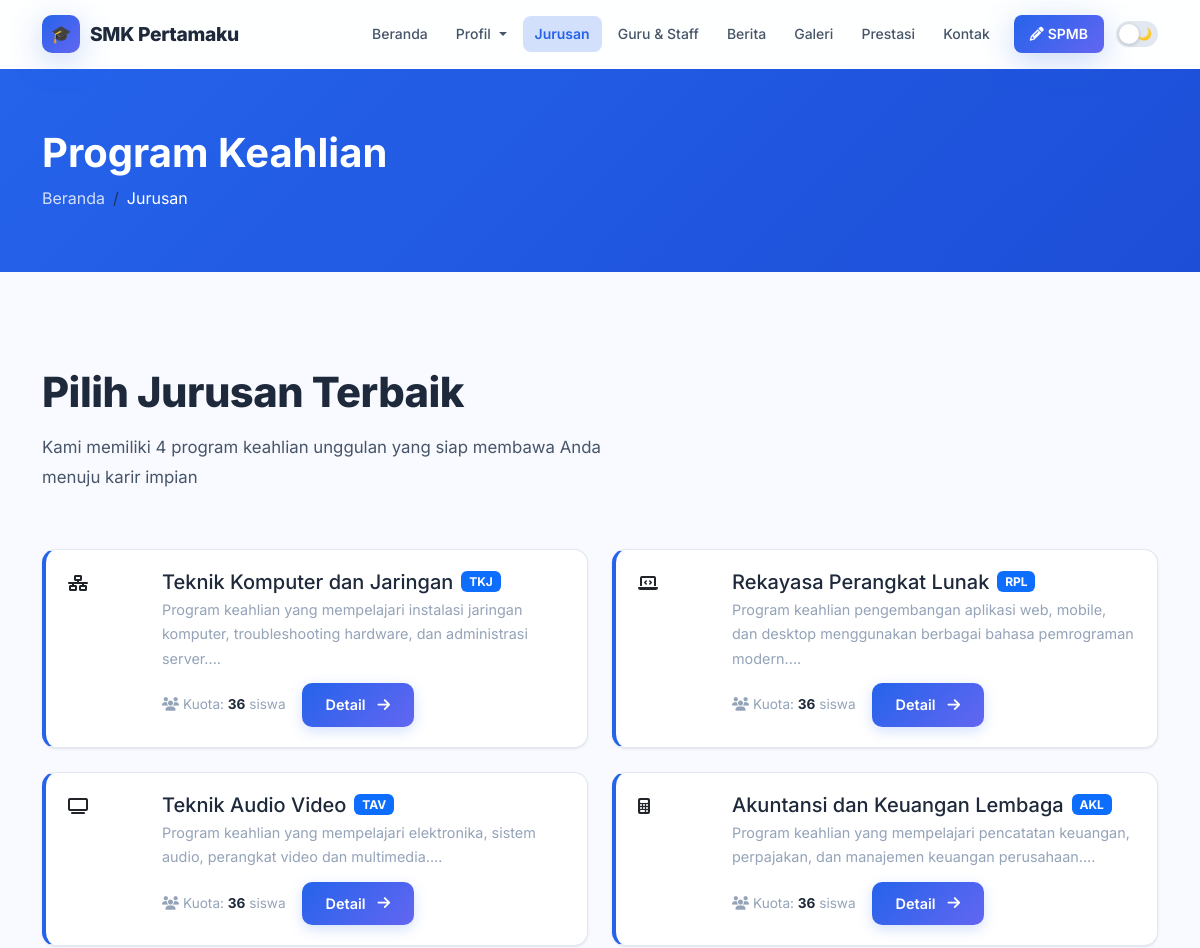
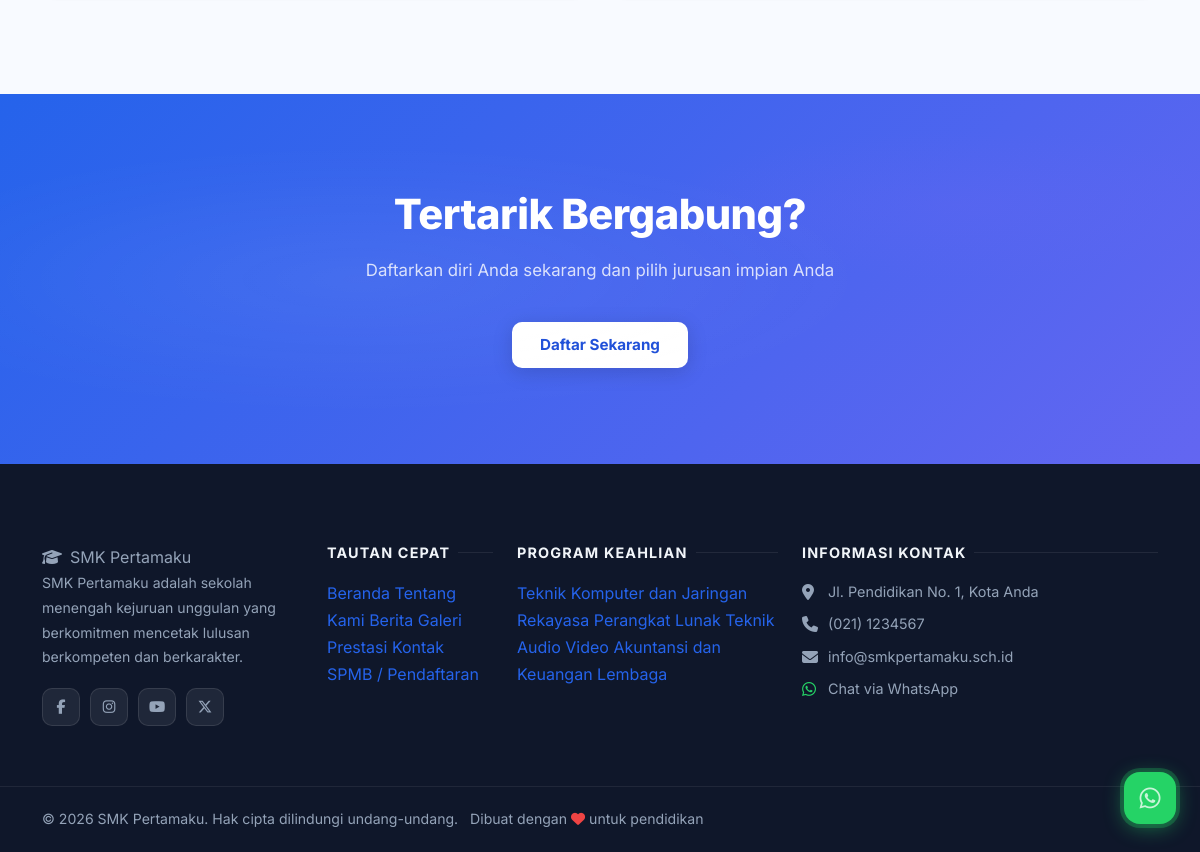
Screenshot of /jurusan with the database file from the repository (2 pictures, top to bottom).
### tables this page shows
CREATE TABLE IF NOT EXISTS `programs` (
  `id` INT AUTO_INCREMENT PRIMARY KEY,
  `name` VARCHAR(200) NOT NULL,
  `code` VARCHAR(20) DEFAULT NULL,
  `description` LONGTEXT,
  `image` VARCHAR(255) DEFAULT NULL,
  `icon` VARCHAR(100) DEFAULT 'fas fa-laptop-code',
  `quota` INT DEFAULT 36,
  `is_active` TINYINT(1) DEFAULT 1,
  `sort_order` INT DEFAULT 0,
  `created_at` TIMESTAMP DEFAULT CURRENT_TIMESTAMP
);

CREATE TABLE IF NOT EXISTS `social_media` (
  `id` INT AUTO_INCREMENT PRIMARY KEY,
  `platform` VARCHAR(50) NOT NULL,
  `url` VARCHAR(255) NOT NULL,
  `icon` VARCHAR(100) DEFAULT NULL,
  `is_active` TINYINT(1) DEFAULT 1
);

### app/controllers/PublicController.php (called while the page is built, shortened)
<?php
class PublicController {
    public function programs() {
        $db = getDB();
        $res = $db->query("SELECT * FROM programs WHERE is_active=1 ORDER BY sort_order ASC");
        $programs = $res ? $res->fetch_all(MYSQLI_ASSOC) : [];
        require_once __DIR__ . '/../../views/public/programs.php';
    }
}

### index.php (called while the page is built, shortened)
<?php
require_once __DIR__ . '/routes/web.php';

### app/helpers.php (called while the page is built, shortened)
<?php
function getSettings() {
    $db = getDB();
    $res = $db->query("SELECT `key`, value FROM settings");
    $data = [];
    while ($row = $res->fetch_assoc()) {
        $data[$row['key']] = $row['value'];
    }
    return $data;
}

### views/public/programs.php (the view, shortened to what this page needs)
<?php
require_once __DIR__ . '/../layouts/header.php';
?>
<div style="background:linear-gradient(135deg,var(--primary),var(--primary-dark));padding:60px 0;color:#fff;">
    <div class="container">
        <h1 class="fw-bold mb-2">Program Keahlian</h1>
        <nav aria-label="breadcrumb">
            <ol class="breadcrumb mb-0"><li class="breadcrumb-item"><a href="<?= APP_URL ?>/" style="color:rgba(255,255,255,0.8);">Beranda</a></li><li class="breadcrumb-item active text-white">Jurusan</li></ol>
        </nav>
    </div>
</div>
<section class="section">
    <div class="container">
        <div class="section-heading">
            <h2>Pilih Jurusan Terbaik</h2>
            <p>Kami memiliki <?= count($programs) ?> program keahlian unggulan yang siap membawa Anda menuju karir impian</p>
        </div>
        <div class="row g-4">
            <?php foreach ($programs as $prog): ?>
            <div class="col-lg-6">
                <div class="card h-100" style="border-left:4px solid var(--primary);">
                    <div class="card-body d-flex gap-4">
                        <div class="program-icon flex-shrink-0" style="width:70px;height:70px;">
                            <i class="<?= htmlspecialchars($prog['icon'] ?? 'fas fa-book') ?>"></i>
                        </div>
                        <div>
                            <div class="d-flex align-items-center gap-2 mb-1">
                                <h5 class="mb-0" style="color:var(--text);"><?= htmlspecialchars($prog['name']) ?></h5>
                                <?php if (!empty($prog['code'])): ?>
                                    <span class="badge bg-primary"><?= htmlspecialchars($prog['code']) ?></span>
                                <?php endif; ?>
                            </div>
                            <p style="color:var(--text-muted);font-size:0.9rem;margin-bottom:12px;"><?= htmlspecialchars(substr($prog['description'] ?? '', 0, 180)) ?>...</p>
                            <div class="d-flex align-items-center gap-3">
                                <span style="color:var(--text-muted);font-size:0.85rem;"><i class="fas fa-users me-1"></i>Kuota: <strong style="color:var(--text);"><?= $prog['quota'] ?></strong> siswa</span>
                                <a href="<?= APP_URL ?>/jurusan/<?= $prog['id'] ?>" class="btn btn-sm btn-primary">Detail <i class="fas fa-arrow-right ms-1"></i></a>
                            </div>
                        </div>
                    </div>
                </div>
            </div>
            <?php endforeach; ?>
        </div>
    </div>
</section>
<div class="cta-section">
    <div class="container text-center">
        <h2>Tertarik Bergabung?</h2>
        <p>Daftarkan diri Anda sekarang dan pilih jurusan impian Anda</p>
        <a href="<?= APP_URL ?>/spmb/daftar" class="btn btn-white btn-lg">Daftar Sekarang</a>
    </div>
</div>
<?php require_once __DIR__ . '/../layouts/footer.php'; ?>

### views/layouts/footer.php (shortened to what this page needs)
<?php
$settings = getSettings();
$schoolName = $settings['school_name'] ?? 'SMK Pertamaku';
$footerAbout = $settings['footer_about'] ?? '';
$address = $settings['school_address'] ?? '';
$phone = $settings['school_phone'] ?? '';
$email = $settings['school_email'] ?? '';
$whatsapp = $settings['whatsapp_number'] ?? '';
$currentYear = date('Y');
$db = getDB();
$progRes = $db->query("SELECT id, name FROM programs WHERE is_active=1 ORDER BY sort_order LIMIT 6");
$footerPrograms = $progRes ? $progRes->fetch_all(MYSQLI_ASSOC) : [];
$smRes = $db->query("SELECT * FROM social_media WHERE is_active=1");
$socialMedia = $smRes ? $smRes->fetch_all(MYSQLI_ASSOC) : [];
?>
</main>
<footer class="site-footer">
    <div class="container">
        <div class="row g-4">
            <div class="col-lg-3 col-md-6">
                <span class="footer-brand"><i class="fas fa-graduation-cap me-2"></i><?= htmlspecialchars($schoolName) ?></span>
                <p><?= htmlspecialchars($footerAbout) ?></p>
                <?php if ($socialMedia): ?>
                <div class="social-links">
                    <?php foreach ($socialMedia as $sm): ?>
                        <a href="<?= htmlspecialchars($sm['url']) ?>" target="_blank" rel="noopener" class="social-link" title="<?= htmlspecialchars($sm['platform']) ?>">
                            <i class="<?= htmlspecialchars($sm['icon'] ?? 'fas fa-link') ?>"></i>
                        </a>
                    <?php endforeach; ?>
                </div>
                <?php endif; ?>
            </div>
            <div class="col-lg-2 col-md-6">
                <h5>Tautan Cepat</h5>
                <a href="<?= APP_URL ?>/">Beranda</a>
                <a href="<?= APP_URL ?>/profil">Tentang Kami</a>
                <a href="<?= APP_URL ?>/berita">Berita</a>
                <a href="<?= APP_URL ?>/galeri">Galeri</a>
                <a href="<?= APP_URL ?>/prestasi">Prestasi</a>
                <a href="<?= APP_URL ?>/kontak">Kontak</a>
                <a href="<?= APP_URL ?>/spmb">SPMB / Pendaftaran</a>
            </div>
            <div class="col-lg-3 col-md-6">
                <h5>Program Keahlian</h5>
                <?php foreach ($footerPrograms as $prog): ?>
                    <a href="<?= APP_URL ?>/jurusan/<?= $prog['id'] ?>"><?= htmlspecialchars($prog['name']) ?></a>
                <?php endforeach; ?>
            </div>
            <div class="col-lg-4 col-md-6">
                <h5>Informasi Kontak</h5>
                <?php if ($address): ?>
                <div class="d-flex gap-2 mb-2">
                    <i class="fas fa-map-marker-alt mt-1" style="color:#94a3b8;width:18px;"></i>
                    <span style="color:var(--footer-text);font-size:0.9rem;"><?= htmlspecialchars($address) ?></span>
                </div>
                <?php endif; ?>
                <?php if ($phone): ?>
                <div class="d-flex gap-2 mb-2">
                    <i class="fas fa-phone mt-1" style="color:#94a3b8;width:18px;"></i>
                    <a href="tel:<?= preg_replace('/[^0-9+]/', '', $phone) ?>" style="color:var(--footer-text);font-size:0.9rem;"><?= htmlspecialchars($phone) ?></a>
                </div>
                <?php endif; ?>
                <?php if ($email): ?>
                <div class="d-flex gap-2 mb-2">
                    <i class="fas fa-envelope mt-1" style="color:#94a3b8;width:18px;"></i>
                    <a href="mailto:<?= htmlspecialchars($email) ?>" style="color:var(--footer-text);font-size:0.9rem;"><?= htmlspecialchars($email) ?></a>
                </div>
                <?php endif; ?>
                <?php if ($whatsapp): ?>
                <div class="d-flex gap-2 mb-2">
                    <i class="fab fa-whatsapp mt-1" style="color:#25d366;width:18px;"></i>
                    <a href="https://wa.me/<?= preg_replace('/[^0-9]/', '', $whatsapp) ?>" target="_blank" style="color:var(--footer-text);font-size:0.9rem;">Chat via WhatsApp</a>
                </div>
                <?php endif; ?>
            </div>
        </div>
    </div>
    <div class="footer-bottom">
        <div class="container">
            <p class="mb-0">
                &copy; <?= $currentYear ?> <?= htmlspecialchars($schoolName) ?>. Hak cipta dilindungi undang-undang.
                <span class="ms-2">Dibuat dengan <i class="fas fa-heart" style="color:#ef4444;"></i> untuk pendidikan</span>
            </p>
        </div>
    </div>
</footer>
<?php if ($whatsapp): ?>
<a href="https://wa.me/<?= preg_replace('/[^0-9]/', '', $whatsapp) ?>?text=Halo+<?= urlencode($schoolName) ?>%2C+saya+ingin+bertanya..."
   class="whatsapp-float" target="_blank" rel="noopener" title="Chat WhatsApp">
    <i class="fab fa-whatsapp"></i>
</a>
<?php endif; ?>
</body>
</html>

### views/layouts/header.php (style rules this page uses)
body { font-family:'Inter',system-ui,sans-serif; }

### rows the page displays
programs: name "Teknik Komputer dan Jaringan", code "TKJ", description "Program keahlian yang mempelajari instalasi jaringan komputer, troubleshooting hardware, dan administrasi server.", quota "36"
programs: name "Rekayasa Perangkat Lunak", code "RPL", description "Program keahlian pengembangan aplikasi web, mobile, dan desktop menggunakan berbagai bahasa pemrograman modern.", quota "36"
programs: name "Teknik Audio Video", code "TAV", description "Program keahlian yang mempelajari elektronika, sistem audio, perangkat video dan multimedia.", quota "36"
programs: name "Akuntansi dan Keuangan Lembaga", code "AKL", description "Program keahlian yang mempelajari pencatatan keuangan, perpajakan, dan manajemen keuangan perusahaan.", quota "36"

### other values shown
$schoolName "SMK Pertamaku"
count($programs) "4"
$footerAbout "SMK Pertamaku adalah sekolah menengah kejuruan unggulan yang berkomitmen mencetak lulusan berkompeten dan berkarakter."
$address "Jl. Pendidikan No. 1, Kota Anda"
$phone "(021) 1234567"
$email "info@smkpertamaku.sch.id"
